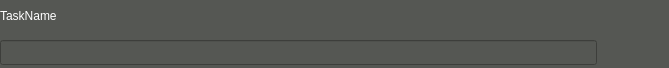
<?xml version="1.0" encoding="UTF-8"?>
<ui version="4.0">
 <class>VSCDashBoardTaskItem</class>
 <widget class="QWidget" name="VSCDashBoardTaskItem">
  <property name="geometry">
   <rect>
    <x>0</x>
    <y>0</y>
    <width>669</width>
    <height>68</height>
   </rect>
  </property>
  <property name="minimumSize">
   <size>
    <width>0</width>
    <height>0</height>
   </size>
  </property>
  <property name="maximumSize">
   <size>
    <width>16777215</width>
    <height>16777215</height>
   </size>
  </property>
  <property name="windowTitle">
   <string>Form</string>
  </property>
  <property name="styleSheet">
   <string notr="true">background-color: rgb(85, 87, 83);</string>
  </property>
  <layout class="QVBoxLayout" name="verticalLayout">
   <property name="leftMargin">
    <number>0</number>
   </property>
   <property name="topMargin">
    <number>0</number>
   </property>
   <property name="rightMargin">
    <number>0</number>
   </property>
   <property name="bottomMargin">
    <number>0</number>
   </property>
   <item>
    <widget class="QLabel" name="TaskName">
     <property name="styleSheet">
      <string notr="true">color: rgb(255, 255, 255);</string>
     </property>
     <property name="text">
      <string>TaskName</string>
     </property>
    </widget>
   </item>
   <item>
    <layout class="QHBoxLayout" name="horizontalLayout">
     <item>
      <widget class="QProgressBar" name="progressBar">
       <property name="minimumSize">
        <size>
         <width>0</width>
         <height>25</height>
        </size>
       </property>
       <property name="maximumSize">
        <size>
         <width>16777215</width>
         <height>16777215</height>
        </size>
       </property>
       <property name="styleSheet">
        <string notr="true">QProgressBar::chunk {
     background-color: rgb(41, 42, 43)
}</string>
       </property>
       <property name="value">
        <number>0</number>
       </property>
       <property name="textVisible">
        <bool>false</bool>
       </property>
       <property name="format">
        <string notr="true"/>
       </property>
      </widget>
     </item>
     <item>
      <widget class="QLabel" name="lbProcess">
       <property name="minimumSize">
        <size>
         <width>30</width>
         <height>30</height>
        </size>
       </property>
       <property name="maximumSize">
        <size>
         <width>30</width>
         <height>30</height>
        </size>
       </property>
       <property name="styleSheet">
        <string notr="true">image: url(:/action/resources/processing.gif);</string>
       </property>
       <property name="text">
        <string/>
       </property>
      </widget>
     </item>
     <item>
      <widget class="QPushButton" name="pbDelete">
       <property name="minimumSize">
        <size>
         <width>30</width>
         <height>30</height>
        </size>
       </property>
       <property name="maximumSize">
        <size>
         <width>30</width>
         <height>30</height>
        </size>
       </property>
       <property name="styleSheet">
        <string notr="true">QPushButton:hover {
border:none;
color:white;
background-color: rgb(85, 170, 255);}
QPushButton:pressed {
background-color: rgb(200, 200, 200);}</string>
       </property>
       <property name="text">
        <string/>
       </property>
       <property name="icon">
        <iconset resource="vscmainwindows.qrc">
         <normaloff>:/action/resources/cancel.png</normaloff>:/action/resources/cancel.png</iconset>
       </property>
       <property name="iconSize">
        <size>
         <width>40</width>
         <height>40</height>
        </size>
       </property>
       <property name="flat">
        <bool>true</bool>
       </property>
      </widget>
     </item>
    </layout>
   </item>
  </layout>
 </widget>
 <resources>
  <include location="vscmainwindows.qrc"/>
 </resources>
 <connections/>
</ui>
